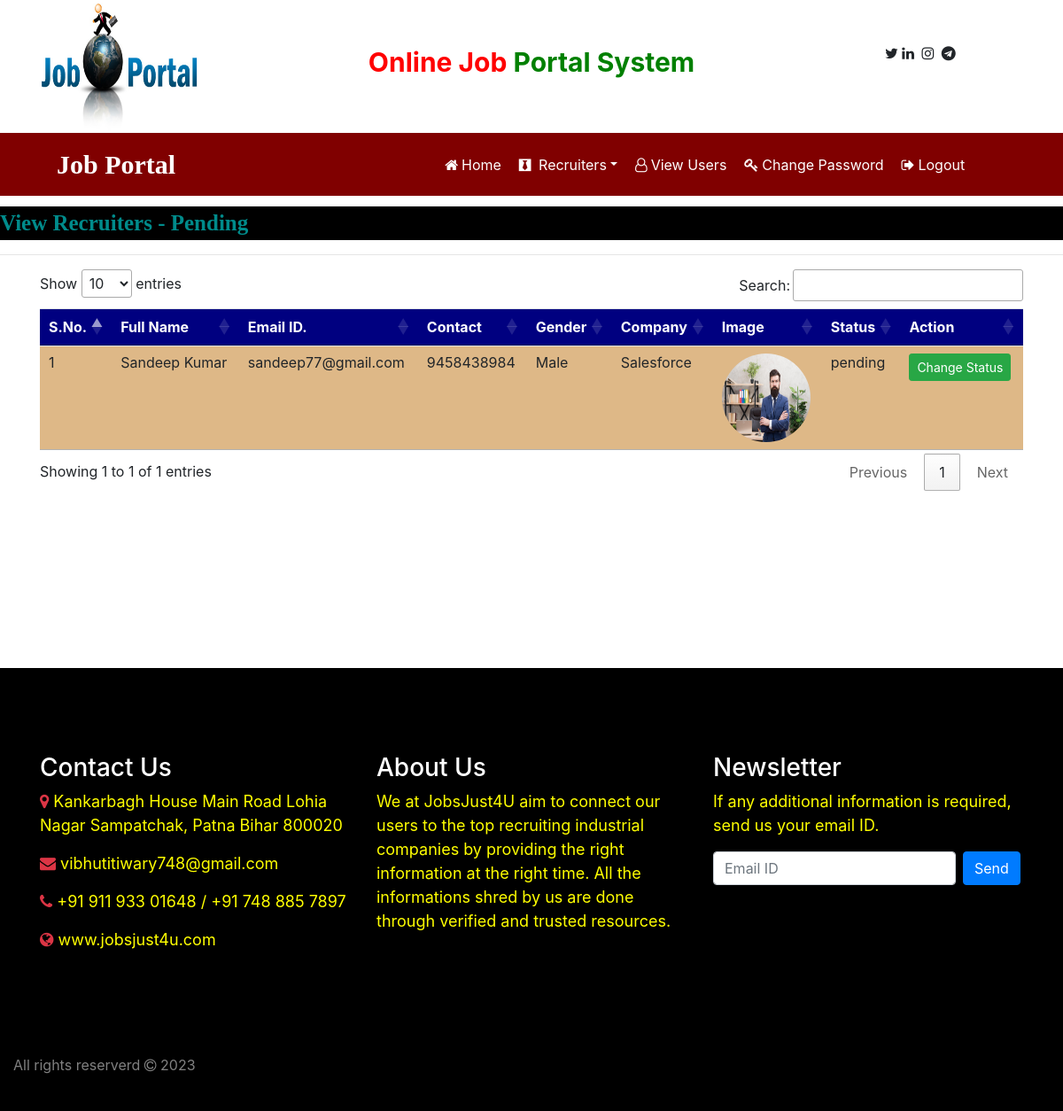
The page /recruiter_pending (signed in) on the database its author committed.
### job/models.py (models this page shows, shortened)
class Recruiter(models.Model):
    user=models.ForeignKey(User, on_delete=models.CASCADE)
    mobile=models.CharField(max_length=15, null=True)
    image=models.FileField(null=True)
    gender=models.CharField(max_length=15, null=True)
    company=models.CharField(max_length=100,null=True)
    type=models.CharField(max_length=15, null=True)
    status=models.CharField(max_length=20, null=True)

### job/views.py (the view)
# urls.py: path('recruiter_pending', recruiter_pending, name="recruiter_pending"),
def recruiter_pending(request):
    if not request.user.is_authenticated:
        return redirect('admin_login')
    data=Recruiter.objects.filter(status='pending')
    d={'data':data}
    return render(request, 'recruiter_pending.html',d)

### job/templates/recruiter_pending.html (shortened to what this page needs)
{% load static %}
{% block body %}
{% include 'admin_navigation.html' %}
<marquee style="font-family: 'Monotype Corsiva'; font-size: 25px; color: darkcyan; background-color: black; font-weight: bold; margin-top: 1%">
    View Recruiters - Pending
</marquee>
<hr>
<div class="container">
<table class="table table-hover" id="example" class="display" style="width:100%">
    <thead>
        <tr style="background-color: #000080; color: white;">
            <th>S.No.</th>
            <th>Full Name</th>
            <th>Email ID.</th>
            <th>Contact</th>
            <th>Gender</th>
            <th>Company</th>
            <th>Image</th>
            <th>Status</th>
            <th>Action</th>
        </tr>
    </thead>
    <tbody>
        {% for i in data %}
        <tr style="background-color: #DEB887;">
            <td>{{forloop.counter}}</td>
            <td>{{i.user.first_name}} {{i.user.last_name}}</td>
            <td>{{i.user.username}}</td>
            <td>{{i.mobile}}</td>
            <td>{{i.gender}}</td>
            <td>{{i.company}}</td>
            <td><img src="{{i.image.url}}" style="width: 100px; height: 100px; border-radius: 50%;"></td>
            <td>{{i.status}}</td>
            <td><a href="{% url 'change_status' i.id %}" class="btn btn-success btn-sm">Change Status</a></td>
        </tr>
    {% endfor %}
    </tbody>
</table>
</div>
<link rel="stylesheet" type="text/css" href="https://cdn.datatables.net/1.10.25/css/jquery.dataTables.min.css">
{% include 'footer.html' %}
{% endblock %}

### rows shown on the page
Recruiter: user.first_name "Sandeep", user.last_name "Kumar", user.username "sandeep77@gmail.com", mobile "9458438984", gender "Male", company "Salesforce", image (picture), status "pending"
